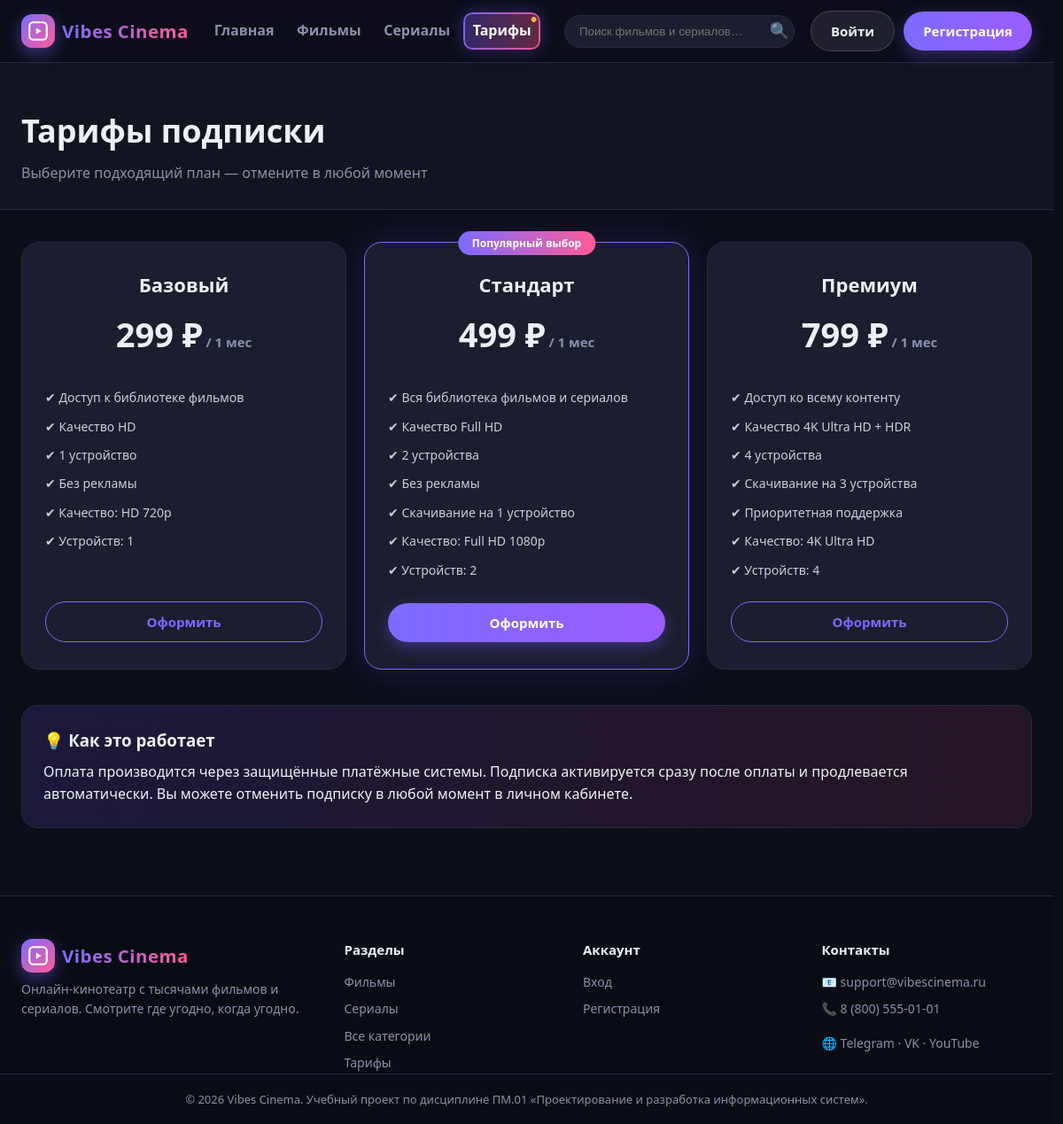
/plans.php, run on the app's committed database.
### tables this page shows
CREATE TABLE `plans` (
  `id` int(11) NOT NULL AUTO_INCREMENT,
  `name` varchar(80) NOT NULL,
  `price` decimal(10,2) NOT NULL,
  `months` int(11) NOT NULL DEFAULT 1,
  `quality` varchar(40) DEFAULT 'HD',
  `devices` int(11) DEFAULT 1,
  `features` text DEFAULT NULL,
  `is_recommended` tinyint(1) DEFAULT 0,
  PRIMARY KEY (`id`)
);

### includes/config.php (called while the page is built, shortened)
<?php
function db(): PDO
{
    static $pdo = null;
    if ($pdo === null) {
        try {
            $pdo = new PDO(
                'mysql:host=' . DB_HOST . ';port=' . DB_PORT . ';dbname=' . DB_NAME . ';charset=utf8mb4',
                DB_USER,
                DB_PASS,
                [
                    PDO::ATTR_ERRMODE            => PDO::ERRMODE_EXCEPTION,
                    PDO::ATTR_DEFAULT_FETCH_MODE => PDO::FETCH_ASSOC,
                ]
            );
        } catch (PDOException $e) {
            die('Ошибка подключения к базе данных: ' . htmlspecialchars($e->getMessage()));
        }
    }
    return $pdo;
}

### includes/functions.php (called while the page is built, shortened)
<?php
require_once __DIR__ . '/config.php';
function e(?string $s): string
{
    return htmlspecialchars((string)$s, ENT_QUOTES, 'UTF-8');
}
function money($sum): string
{
    return number_format((float)$sum, 0, ',', ' ') . ' ₽';
}

### plans.php (the view, shortened to what this page needs)
<?php
require_once __DIR__ . '/includes/functions.php';
$plans = db()->query('SELECT * FROM plans ORDER BY price')->fetchAll();
include __DIR__ . '/includes/header.php';
?>
<section class="page-head">
    <div class="container">
        <h1>Тарифы подписки</h1>
        <p>Выберите подходящий план — отмените в любой момент</p>
    </div>
</section>
<section class="section">
    <div class="container">
        <div class="plans-row plans-full">
            <?php foreach ($plans as $plan): ?>
                <?php
                $features = array_filter(array_map('trim', explode(';', (string)$plan['features'])));
                ?>
                <div class="plan-card <?= $plan['is_recommended'] ? 'recommended' : '' ?>">
                    <?php if ($plan['is_recommended']): ?><span class="plan-tag">Популярный выбор</span><?php endif; ?>
                    <h3><?= e($plan['name']) ?></h3>
                    <div class="plan-price"><?= money($plan['price']) ?><span> / <?= (int)$plan['months'] ?> мес</span></div>
                    <ul class="plan-features">
                        <?php foreach ($features as $f): ?>
                            <li>✔ <?= e($f) ?></li>
                        <?php endforeach; ?>
                        <li>✔ Качество: <?= e($plan['quality']) ?></li>
                        <li>✔ Устройств: <?= (int)$plan['devices'] ?></li>
                    </ul>
                    <a href="checkout.php?plan=<?= (int)$plan['id'] ?>" class="btn <?= $plan['is_recommended'] ? 'btn-primary' : 'btn-outline' ?> btn-block">Оформить</a>
                </div>
            <?php endforeach; ?>
        </div>
        <div class="info-banner">
            <h3>💡 Как это работает</h3>
            <p>Оплата производится через защищённые платёжные системы. Подписка активируется сразу после оплаты и продлевается автоматически. Вы можете отменить подписку в любой момент в личном кабинете.</p>
        </div>
    </div>
</section>
<?php include __DIR__ . '/includes/footer.php'; ?>

### assets/css/style.css (style rules this page uses)
* { margin: 0; padding: 0; box-sizing: border-box; }
html { -webkit-text-size-adjust: 100%; scrollbar-gutter: stable; }
body { font-family: 'Segoe UI', 'Montserrat', -apple-system, sans-serif; background: var(--bg); color: var(--text); line-height: 1.6; min-height: 100vh; overflow-x: hidden; }
a { color: inherit; text-decoration: none; }
ul { list-style: none; }
.container { width: 100%; max-width: 1440px; margin: 0 auto; padding: 0 clamp(16px, 2.2vw, 32px); }
.btn { display: inline-block; padding: 10px 22px; border-radius: 24px; font-weight: 700; font-size: 15px; border: none; cursor: pointer; transition: .25s; text-align: center; background: transparent; }
.btn-primary { background: linear-gradient(90deg, var(--accent), #9b5cff); color: #fff; box-shadow: 0 6px 18px rgba(124,92,255,.35); position: relative; overflow: hidden; }
.btn-primary::after { content: ''; position: absolute; top: 0; left: -80%; width: 50%; height: 100%; background: linear-gradient(100deg, transparent, rgba(255,255,255,.35), transparent); transform: skewX(-20deg); transition: left .5s ease; z-index: 1; }
.btn-outline { border: 1px solid var(--accent); color: var(--accent); }
.btn-block { display: block; width: 100%; }
.section { padding: clamp(32px, 3vw, 54px) 0; }
.plans-row { display: grid; grid-template-columns: repeat(3, minmax(0, 1fr)); gap: 20px; }
.plans-full { max-width: 1180px; margin: 0 auto; }
.plan-card { background: var(--card); border: 1px solid var(--border); border-radius: 20px; padding: 30px 26px; position: relative; display: flex; flex-direction: column; text-align: center; transition: .25s; }
.plan-card.recommended { border-color: var(--accent); box-shadow: 0 0 40px rgba(124,92,255,.2); }
.plan-tag { position: absolute; top: -13px; left: 50%; transform: translateX(-50%); background: linear-gradient(90deg, var(--accent), var(--accent-2)); color: #fff; font-size: 12px; font-weight: 700; padding: 4px 16px; border-radius: 16px; white-space: nowrap; }
.plan-card h3 { font-size: 22px; margin-bottom: 8px; }
.plan-price { font-size: 38px; font-weight: 900; margin-bottom: 6px; }
.plan-price span { font-size: 15px; color: var(--muted); font-weight: 600; }
.plan-features { text-align: left; margin: 18px 0 24px; display: flex; flex-direction: column; gap: 10px; flex: 1; }
.plan-features li { font-size: 14px; color: #c9cde0; }
.plan-features li:first-child { margin-top: 6px; }
.page-head { padding: 48px 0 28px; background: var(--bg-soft); border-bottom: 1px solid var(--border); }
.page-head h1 { font-size: 36px; font-weight: 900; }
.page-head p { color: var(--muted); margin-top: 6px; }
.info-banner { margin-top: 40px; background: linear-gradient(90deg, rgba(124,92,255,.15), rgba(255,92,138,.1)); border: 1px solid var(--border); border-radius: 18px; padding: 24px; }
.info-banner h3 { margin-bottom: 8px; }
@media (max-width: 1280px) { .container { padding: 0 clamp(16px, 2vw, 24px); } }

### data on the page
plans: name "Базовый", price "299 ₽", months "1", features "Доступ к библиотеке фильмов", features "Качество HD", features "1 устройство", features "Без рекламы", quality "HD 720p", devices "1"
plans: is_recommended "Популярный выбор", name "Стандарт", price "499 ₽", months "1", features "Вся библиотека фильмов и сериалов", features "Качество Full HD", features "2 устройства", features "Без рекламы", features "Скачивание на 1 устройство", quality "Full HD 1080p", devices "2"
plans: name "Премиум", price "799 ₽", months "1", features "Доступ ко всему контенту", features "Качество 4K Ultra HD + HDR", features "4 устройства", features "Скачивание на 3 устройства", features "Приоритетная поддержка", quality "4K Ultra HD", devices "4"
